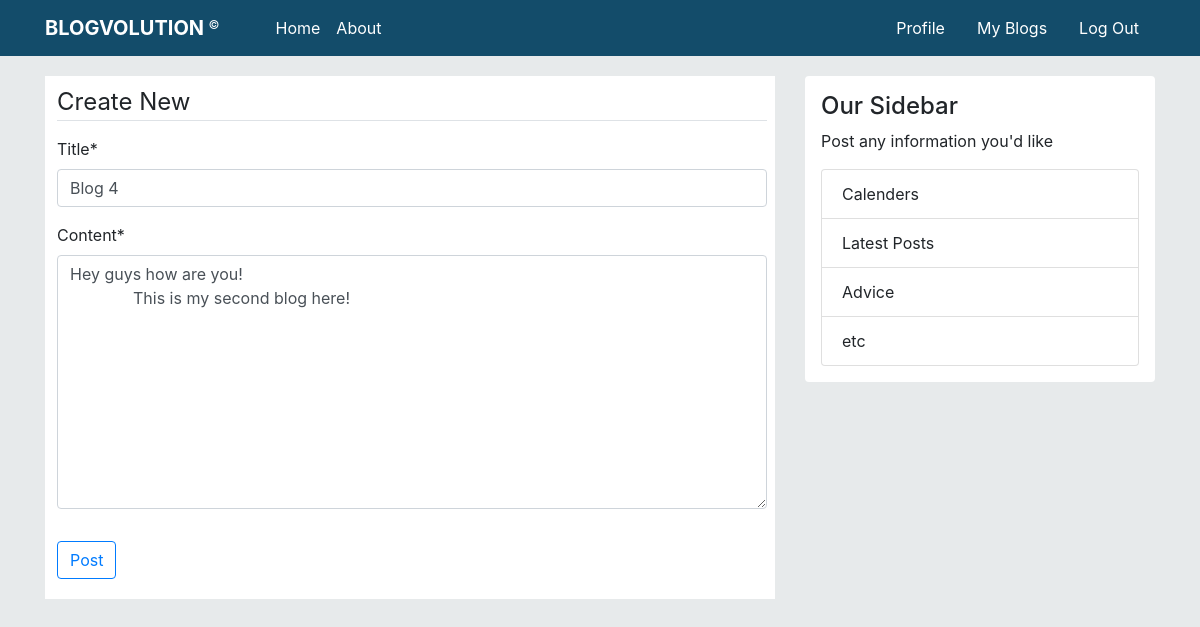
The page /blogpost/17/update (signed in) on the database its author committed.
### blog_app/models.py (models this page shows, shortened)
class BlogPost(models.Model):
    title = models.CharField(max_length=100)
    content = models.TextField()
    author = models.ForeignKey(User, on_delete=models.CASCADE)
    date_posted = models.DateTimeField(default=timezone.now)

### blog_app/views.py (the view, shortened to what this page needs)
# urls.py: path('blogpost/<int:pk>/update', BlogPostUpdateView.as_view(), name='blog-update'),
class BlogPostUpdateView(LoginRequiredMixin, UserPassesTestMixin, UpdateView):
    model = BlogPost
    template_name = 'blog/blog_post_form.html'
    fields = ['title', 'content']
    def test_func(self):
        blogpost = self.get_object()
        if self.request.user == blogpost.author:
            return True
        return False

### templates/blog/blog_post_form.html (shortened to what this page needs)
{% extends 'blog/base.html' %}
{% load crispy_forms_tags %}
{% block content %}
<div class="content-section bg-white px-2 pt-2 pb-1">
    <form action="" method="post" class="ml-1" enctype="multipart/form-data">
        <fieldset class="form-group">
            <legend class="border-bottom mb-3">Create New</legend>
            {{ form|crispy }}
        </fieldset>
        <div class="form-group mt-2">
            <button class="btn btn-outline-primary" type="submit">Post</button>
        </div>
    </form>
</div>
{% endblock %}

### static/blog/main.css (style rules this page uses)
body { background: #e7eaeb; }

### rows shown on the page
BlogPost: title "Blog 4", content "Hey guys how are you! This is my second blog here!"
